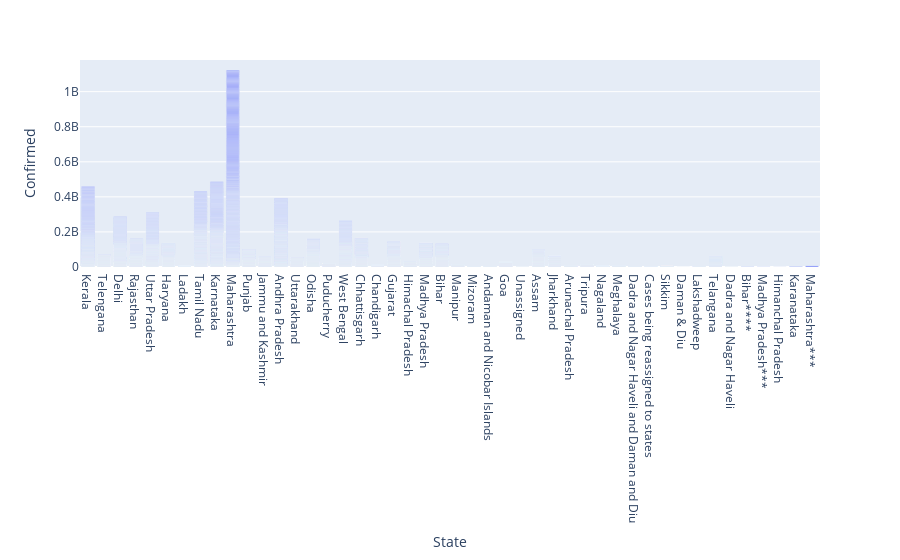

The code cell stored with this chart in its notebook:
### Code cell
fig_bar = px.bar(data_frame=df,x="State", y="Confirmed")
fig_bar.update_traces(textfont_size=12, textangle=0, textposition="outside", cliponaxis=False)
fig_bar.show()

### Figure 1 — Plotly figure (JSON) as saved in the notebook; plotly's stock layout.template omitted (floating-point values rounded to 4 significant figures; data arrays with more than 128 entries replaced by an {"elided": "..."} marker saying what was removed)
{"data": [{"alignmentgroup": "True", "cliponaxis": false, "hovertemplate": "State=%{x}<br>Confirmed=%{y}<extra></extra>", "legendgroup": "", "marker": {"color": "#636efa", "pattern": {"shape": ""}}, "name": "", "offsetgroup": "", "orientation": "v", "showlegend": false, "textangle": 0, "textfont": {"size": 12}, "textposition": "outside", "type": "bar", "x": {"elided": "18110 str values"}, "xaxis": "x", "y": {"elided": "18110 int values"}, "yaxis": "y"}], "layout": {"autosize": true, "barmode": "relative", "dragmode": "pan", "legend": {"tracegroupgap": 0}, "margin": {"t": 60}, "xaxis": {"anchor": "y", "autorange": true, "domain": [0, 1], "range": [-0.5, 45.5], "showspikes": false, "title": {"text": "State"}, "type": "category"}, "yaxis": {"anchor": "x", "autorange": true, "domain": [0, 1], "range": [0, 1181000000.0], "showspikes": false, "title": {"text": "Confirmed"}, "type": "linear"}}}
